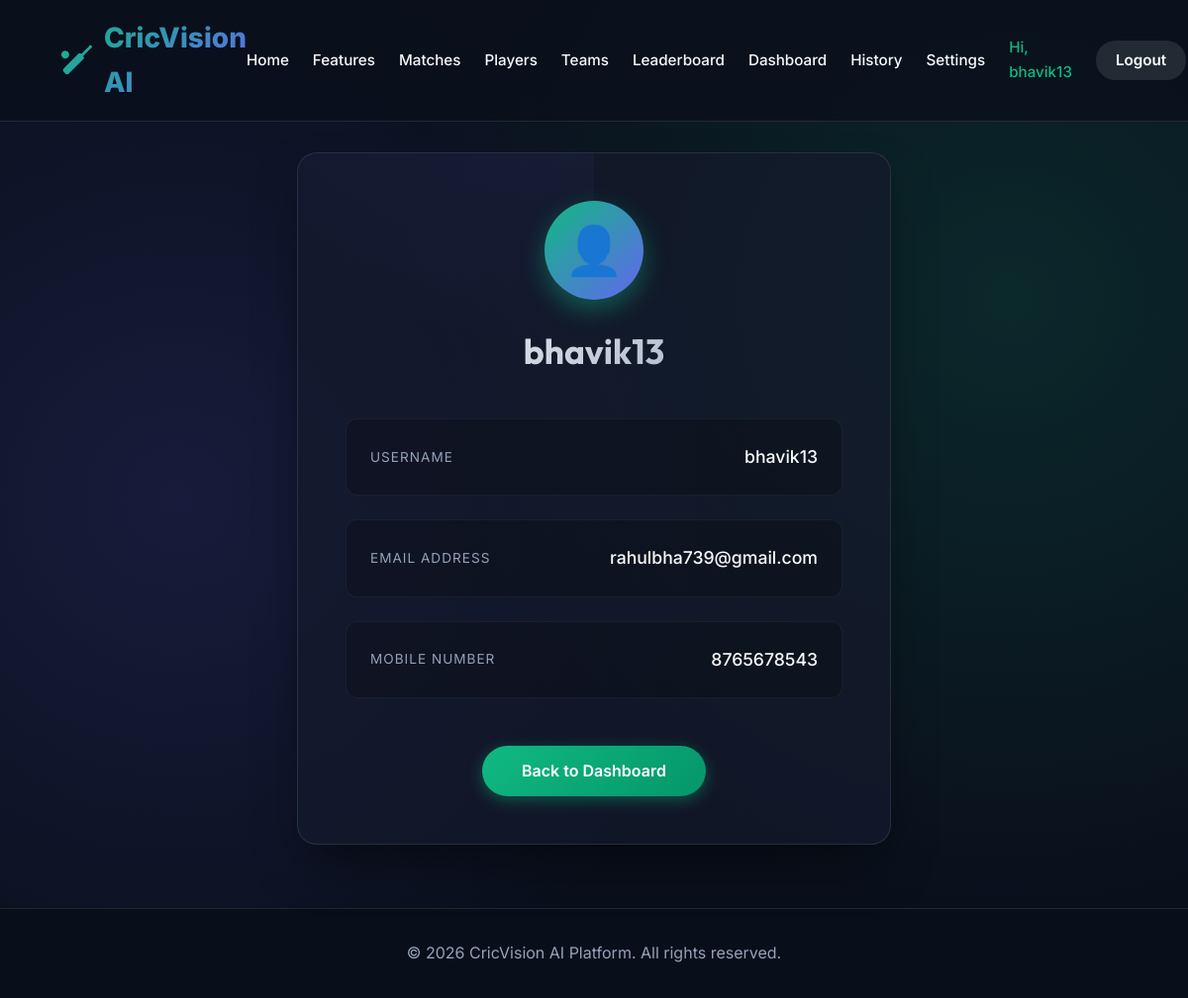
The app's page /profile (signed in) with its own data.
### app.py (models this page shows)
class User(db.Model):
    id = db.Column(db.Integer, primary_key=True)
    username = db.Column(db.String(80), unique=True, nullable=False)
    email = db.Column(db.String(120), unique=True, nullable=False)
    mobile = db.Column(db.String(15), unique=True, nullable=False)
    password_hash = db.Column(db.String(256), nullable=False)
    created_at = db.Column(db.DateTime, default=datetime.utcnow)
    analyses_count = db.Column(db.Integer, default=0)
    is_active = db.Column(db.Boolean, default=True)
    is_verified = db.Column(db.Boolean, default=False)
    verification_token = db.Column(db.String(64), unique=True, nullable=True)

### app.py (the view)
@app.route('/profile')
def profile():
    if 'username' not in session:
        return redirect(url_for('login'))
    user = User.query.filter_by(username=session['username']).first()
    if not user:
        session.pop('username', None)
        return redirect(url_for('login'))
    return render_template('profile.html', user=user)

### app.py (called while the page is built)
@app.context_processor
def inject_user():
    return dict(logged_in='username' in session, username=session.get('username'))

### templates/profile.html (shortened to what this page needs)
{% extends "base.html" %}
{% block content %}
<div class="profile-container">
    <div class="profile-header">
        <div class="profile-avatar">
            👤
        </div>
        <h1>{{ user.username }}</h1>
    </div>
    <div class="profile-details">
        <div class="detail-item">
            <span class="detail-label">Username</span>
            <span class="detail-value">{{ user.username }}</span>
        </div>
        <div class="detail-item">
            <span class="detail-label">Email Address</span>
            <span class="detail-value">{{ user.email }}</span>
        </div>
        <div class="detail-item">
            <span class="detail-label">Mobile Number</span>
            <span class="detail-value">{{ user.mobile }}</span>
        </div>
    </div>
    <div class="profile-actions">
        <a href="{{ url_for('dashboard') }}" class="btn-edit">
            Back to Dashboard
        </a>
    </div>
</div>
{% endblock %}

### templates/base.html (shortened to what this page needs)
<!DOCTYPE html>
<html lang="en">
<head>
</head>
<body class="fade-in">
    <header>
        <div class="logo">
            <span>🏏</span> CricVision AI
        </div>
<nav>
            <a href="{{ url_for('index') }}">Home</a>
            <a href="{{ url_for('features') }}">Features</a>
            <a href="{{ url_for('matches') }}">Matches</a>
            <a href="{{ url_for('players') }}">Players</a>
            <a href="{{ url_for('teams') }}">Teams</a>
            <a href="{{ url_for('leaderboard') }}">Leaderboard</a>
            {% if logged_in %}
            <a href="{{ url_for('dashboard') }}">Dashboard</a>
            <a href="{{ url_for('history') }}">History</a>
            <a href="{{ url_for('settings') }}">Settings</a>
            <a href="{{ url_for('profile') }}"
                style="color: var(--accent-primary); text-decoration: none; font-weight: 500;">Hi, {{ username }}</a>
            <a href="{{ url_for('logout') }}" class="nav-btn"
                style="background: rgba(255,255,255,0.1); box-shadow: none;">Logout</a>
            {% else %}
            <a href="{{ url_for('login') }}">Login</a>
            <a href="{{ url_for('signup') }}" class="nav-btn">Sign Up</a>
            {% endif %}
        </nav>
    </header>
    <main>
        {% block content %}{% endblock %}
    </main>
    <footer>
        <p>&copy; 2026 CricVision AI Platform. All rights reserved.</p>
    </footer>
</body>
</html>

### templates/base.html (style rules this page uses)
:root { --bg-base: #0a0f1c; --bg-panel: rgba(20, 27, 45, 0.7); --accent-primary: #10b981; --accent-secondary: #6366f1; --accent-glow: rgba(16, 185, 129, 0.4); --text-main: #f8fafc; --text-muted: #94a3b8; --border-color: rgba(255, 255, 255, 0.1); }
* { margin: 0; padding: 0; box-sizing: border-box; }
html { scroll-behavior: smooth; scroll-padding-top: 100px; }
body { font-family: 'Inter', sans-serif; background-color: var(--bg-base); color: var(--text-main); line-height: 1.6; overflow-x: hidden; background-image: radial-gradient(circle at 15% 50%, rgba(99, 102, 241, 0.15) 0%, transparent 50%), radial-gradient(circle at 85% 30%, rgba(16, 185, 129, 0.15) 0%, transparent 50%); }
h1, h2, h3, h4 { font-family: 'Outfit', sans-serif; }
header { background: rgba(10, 15, 28, 0.8); backdrop-filter: blur(12px); -webkit-backdrop-filter: blur(12px); border-bottom: 1px solid var(--border-color); padding: 1rem 5%; display: flex; justify-content: space-between; align-items: center; position: fixed; width: 100%; top: 0; z-index: 1000; }
.logo { font-size: 1.75rem; font-weight: 800; background: linear-gradient(135deg, var(--accent-primary), var(--accent-secondary)); -webkit-background-clip: text; -webkit-text-fill-color: transparent; display: flex; align-items: center; gap: 10px; }
nav { display: flex; align-items: center; gap: 1.5rem; }
nav a, nav span { color: var(--text-main); text-decoration: none; font-weight: 500; transition: all 0.3s ease; font-size: 0.95rem; }
.nav-btn { background: linear-gradient(135deg, var(--accent-primary), #059669); padding: 0.5rem 1.25rem; border-radius: 50px; color: white !important; font-weight: 600; box-shadow: 0 4px 15px var(--accent-glow); }
footer { background: rgba(10, 15, 28, 0.95); border-top: 1px solid var(--border-color); color: var(--text-muted); text-align: center; padding: 2rem; }
.fade-in { animation: fadeInPage 0.5s ease-out forwards; }
main { min-height: 80vh; }

### templates/profile.html (style rules this page uses)
body { padding-top: 90px; }
.profile-container { max-width: 600px; margin: 4rem auto; background: var(--bg-panel); backdrop-filter: blur(16px); padding: 3rem; border-radius: 20px; border: 1px solid var(--border-color); box-shadow: 0 25px 50px -12px rgba(0, 0, 0, 0.5); position: relative; overflow: hidden; animation: fadeInUp 0.6s ease; }
.profile-container::before { content: ''; position: absolute; top: -50%; left: -50%; width: 100%; height: 100%; background: radial-gradient(circle at top right, rgba(99, 102, 241, 0.15) 0%, transparent 60%); z-index: 0; pointer-events: none; }
.profile-container>* { position: relative; z-index: 1; }
.profile-header { text-align: center; margin-bottom: 2.5rem; }
.profile-avatar { width: 100px; height: 100px; background: linear-gradient(135deg, var(--accent-primary), var(--accent-secondary)); border-radius: 50%; display: flex; align-items: center; justify-content: center; font-size: 3rem; margin: 0 auto 1.5rem; box-shadow: 0 10px 25px var(--accent-glow); transition: transform 0.3s ease; }
.profile-header h1 { font-size: 2.2rem; margin: 0; background: linear-gradient(135deg, var(--text-main), var(--text-muted)); -webkit-background-clip: text; -webkit-text-fill-color: transparent; }
.profile-details { display: flex; flex-direction: column; gap: 1.5rem; }
.detail-item { background: rgba(0, 0, 0, 0.2); padding: 1.5rem; border-radius: 12px; border: 1px solid rgba(255, 255, 255, 0.05); display: flex; justify-content: space-between; align-items: center; transition: all 0.3s ease; }
.detail-label { color: var(--text-muted); font-size: 0.85rem; text-transform: uppercase; letter-spacing: 1px; }
.detail-value { color: var(--text-main); font-size: 1.1rem; font-weight: 500; }
.profile-actions { margin-top: 3rem; text-align: center; }
.btn-edit { display: inline-block; padding: 0.8rem 2.5rem; background: linear-gradient(135deg, var(--accent-primary), #059669); color: white; text-decoration: none; border-radius: 50px; font-weight: 600; transition: all 0.3s ease; box-shadow: 0 4px 15px var(--accent-glow); }

### records on screen
User: username "bhavik13", email "rahulbha739@gmail.com", mobile "8765678543"
